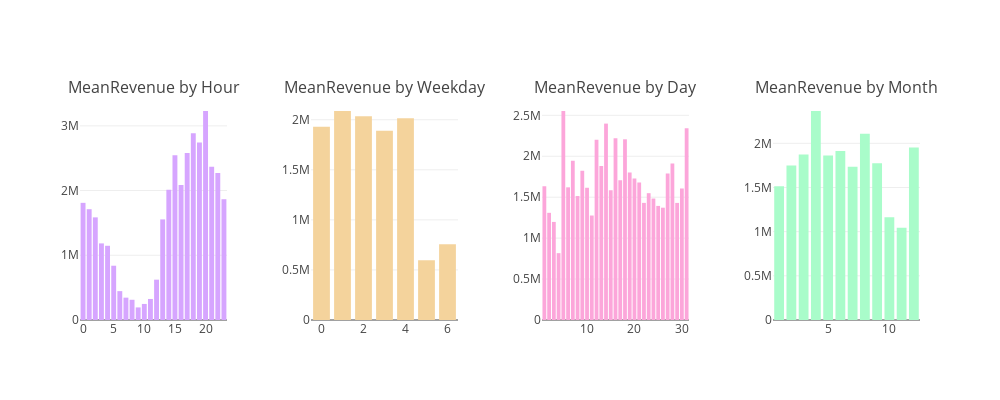

Here is the notebook cell this chart was saved with:
### Markdown cell above
### c) Distribution of mean transaction revenue throughout the hours, days, weekdays and months

### Code cell
tmp1 = training_copy.groupby('hour').agg({"totals_transactionRevenue" : "mean"}).reset_index()
tmp2 = training_copy.groupby('day').agg({"totals_transactionRevenue" : "mean"}).reset_index()
tmp3 = training_copy.groupby('weekday').agg({"totals_transactionRevenue" : "mean"}).reset_index()
tmp4 = training_copy.groupby('month').agg({"totals_transactionRevenue" : "mean"}).reset_index()


fig = tools.make_subplots(rows=1, cols=4, horizontal_spacing=0.1, subplot_titles=["MeanRevenue by Hour", "MeanRevenue by Weekday", "MeanRevenue by Day", "MeanRevenue by Month"], print_grid=False)
tr1 = go.Bar(x = tmp1.hour, marker=dict(color=colors[0]), y = tmp1.totals_transactionRevenue)
tr2 = go.Bar(x = tmp2.day, marker=dict(color=colors[1]), y = tmp2.totals_transactionRevenue)
tr3 = go.Bar(x = tmp3.weekday, marker=dict(color=colors[2]), y = tmp3.totals_transactionRevenue)
tr4 = go.Bar(x = tmp4.month, marker=dict(color=colors[3]), y = tmp4.totals_transactionRevenue)

fig.append_trace(tr1, 1, 1)
fig.append_trace(tr3, 1, 2)
fig.append_trace(tr2, 1, 3)
fig.append_trace(tr4, 1, 4)
fig['layout'].update(height=400, width=1000, showlegend=False)
iplot(fig)

### Figure 1 — Plotly figure (JSON) as saved in the notebook; plotly's stock layout.template omitted (floating-point values rounded to 4 significant figures)
{"data": [{"marker": {"color": "#d6a5ff"}, "type": "bar", "uid": "d00732e8-d320-11e8-8a11-a45e60e7efaf", "x": [0, 1, 2, 3, 4, 5, 6, 7, 8, 9, 10, 11, 12, 13, 14, 15, 16, 17, 18, 19, 20, 21, 22, 23], "xaxis": "x", "y": [1810000.0, 1712000.0, 1586000.0, 1184000.0, 1147000.0, 838700.0, 446100.0, 345400.0, 312600.0, 194400.0, 248100.0, 325100.0, 623100.0, 1554000.0, 2011000.0, 2545000.0, 2087000.0, 2580000.0, 2886000.0, 2742000.0, 3229000.0, 2367000.0, 2271000.0, 1866000.0], "yaxis": "y"}, {"marker": {"color": "#f4d39c"}, "type": "bar", "uid": "d008950c-d320-11e8-9ff1-a45e60e7efaf", "x": [0, 1, 2, 3, 4, 5, 6], "xaxis": "x2", "y": [1931000.0, 2088000.0, 2034000.0, 1890000.0, 2016000.0, 598100.0, 755700.0], "yaxis": "y2"}, {"marker": {"color": "#fca6da"}, "type": "bar", "uid": "d00a4d40-d320-11e8-898e-a45e60e7efaf", "x": [1, 2, 3, 4, 5, 6, 7, 8, 9, 10, 11, 12, 13, 14, 15, 16, 17, 18, 19, 20, 21, 22, 23, 24, 25, 26, 27, 28, 29, 30, 31], "xaxis": "x3", "y": [1632000.0, 1309000.0, 1198000.0, 816300.0, 2552000.0, 1620000.0, 1945000.0, 1514000.0, 1824000.0, 1615000.0, 1276000.0, 2200000.0, 1882000.0, 2399000.0, 1584000.0, 2218000.0, 1707000.0, 2207000.0, 1801000.0, 1728000.0, 1680000.0, 1430000.0, 1549000.0, 1483000.0, 1393000.0, 1372000.0, 1789000.0, 1910000.0, 1430000.0, 1607000.0, 2343000.0], "yaxis": "y3"}, {"marker": {"color": "#a9fcca"}, "type": "bar", "uid": "d00c516c-d320-11e8-9155-a45e60e7efaf", "x": [1, 2, 3, 4, 5, 6, 7, 8, 9, 10, 11, 12], "xaxis": "x4", "y": [1513000.0, 1749000.0, 1873000.0, 2366000.0, 1862000.0, 1912000.0, 1734000.0, 2108000.0, 1774000.0, 1162000.0, 1044000.0, 1953000.0], "yaxis": "y4"}], "layout": {"annotations": [{"font": {"size": 16}, "showarrow": false, "text": "MeanRevenue by Hour", "x": 0.0875, "xanchor": "center", "xref": "paper", "y": 1, "yanchor": "bottom", "yref": "paper"}, {"font": {"size": 16}, "showarrow": false, "text": "MeanRevenue by Weekday", "x": 0.3625, "xanchor": "center", "xref": "paper", "y": 1, "yanchor": "bottom", "yref": "paper"}, {"font": {"size": 16}, "showarrow": false, "text": "MeanRevenue by Day", "x": 0.6375, "xanchor": "center", "xref": "paper", "y": 1, "yanchor": "bottom", "yref": "paper"}, {"font": {"size": 16}, "showarrow": false, "text": "MeanRevenue by Month", "x": 0.9125, "xanchor": "center", "xref": "paper", "y": 1, "yanchor": "bottom", "yref": "paper"}], "height": 400, "showlegend": false, "width": 1000, "xaxis": {"anchor": "y", "domain": [0, 0.175]}, "xaxis2": {"anchor": "y2", "domain": [0.275, 0.45]}, "xaxis3": {"anchor": "y3", "domain": [0.55, 0.725]}, "xaxis4": {"anchor": "y4", "domain": [0.825, 1]}, "yaxis": {"anchor": "x", "domain": [0, 1]}, "yaxis2": {"anchor": "x2", "domain": [0, 1]}, "yaxis3": {"anchor": "x3", "domain": [0, 1]}, "yaxis4": {"anchor": "x4", "domain": [0, 1]}}}
